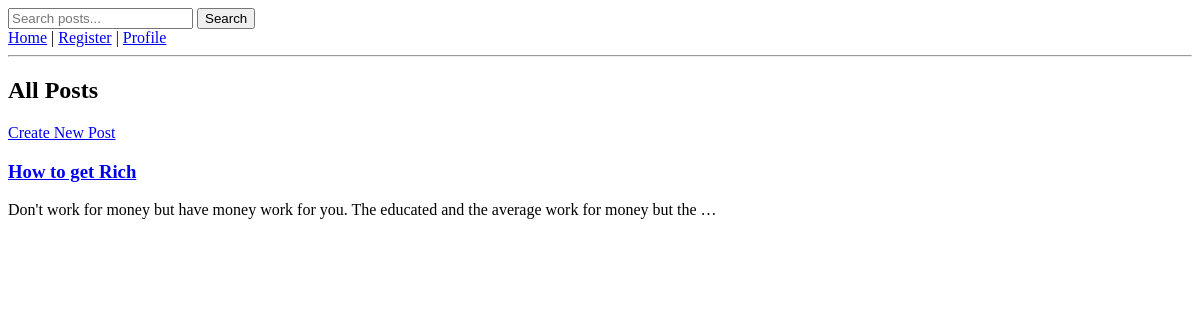
/, run on an earlier commit of the app's database.
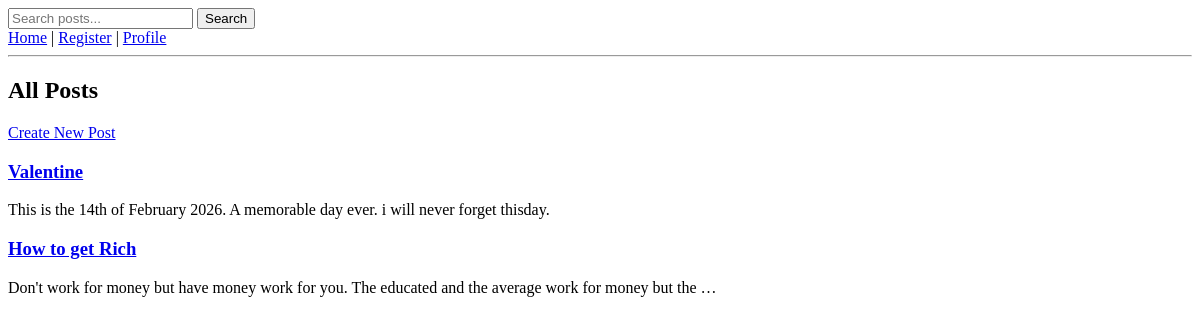
And on a later commit of the database.
### blog/models.py (models this page shows, shortened)
class Post(models.Model):
    title = models.CharField(max_length=200)
    content = models.TextField()
    published_date = models.DateTimeField(auto_now_add=True)
    author = models.ForeignKey(settings.AUTH_USER_MODEL, on_delete=models.CASCADE)
    tags = models.ManyToManyField(Tag, blank=True)

### blog/views.py (the view)
# urls.py: path("", PostListView.as_view(), name="post-list"),
class PostListView(ListView):
    model = Post
    template_name = "blog/post_list.html"
    context_object_name = "posts"
    ordering = ["-published_date"]

### blog/templates/blog/post_list.html
{% extends "blog/base.html" %}
{% block content %}
<h2>All Posts</h2>
<a href="{% url 'post-create' %}">Create New Post</a>
{% for post in posts %}
    <h3>
        <a href="{% url 'post-detail' post.pk %}">
            {{ post.title }}
        </a>
    </h3>
    <p>{{ post.content|truncatewords:20 }}</p>
{% empty %}
    <p>No posts yet.</p>
{% endfor %}
{% endblock %}

### blog/templates/blog/base.html (shortened to what this page needs)
<!DOCTYPE html>
<html lang="en">
<head>
</head>
<body>
    <nav>
        <form method="GET" action="{% url 'search' %}">
            <input type="text" name="q" placeholder="Search posts...">
            <button type="submit">Search</button>
        </form>
        <a href="/">Home</a> |
        <a href="/register/">Register</a> |
        <a href="/profile/">Profile</a>
    </nav>
    <hr>
    {% block content %}
    {% endblock %}
</body>
</html>

What changed in the data, as far as the page shows it:
added Post: title "Valentine", content "This is the 14th of February 2026. A memorable day ever. i will never forget thisday."
